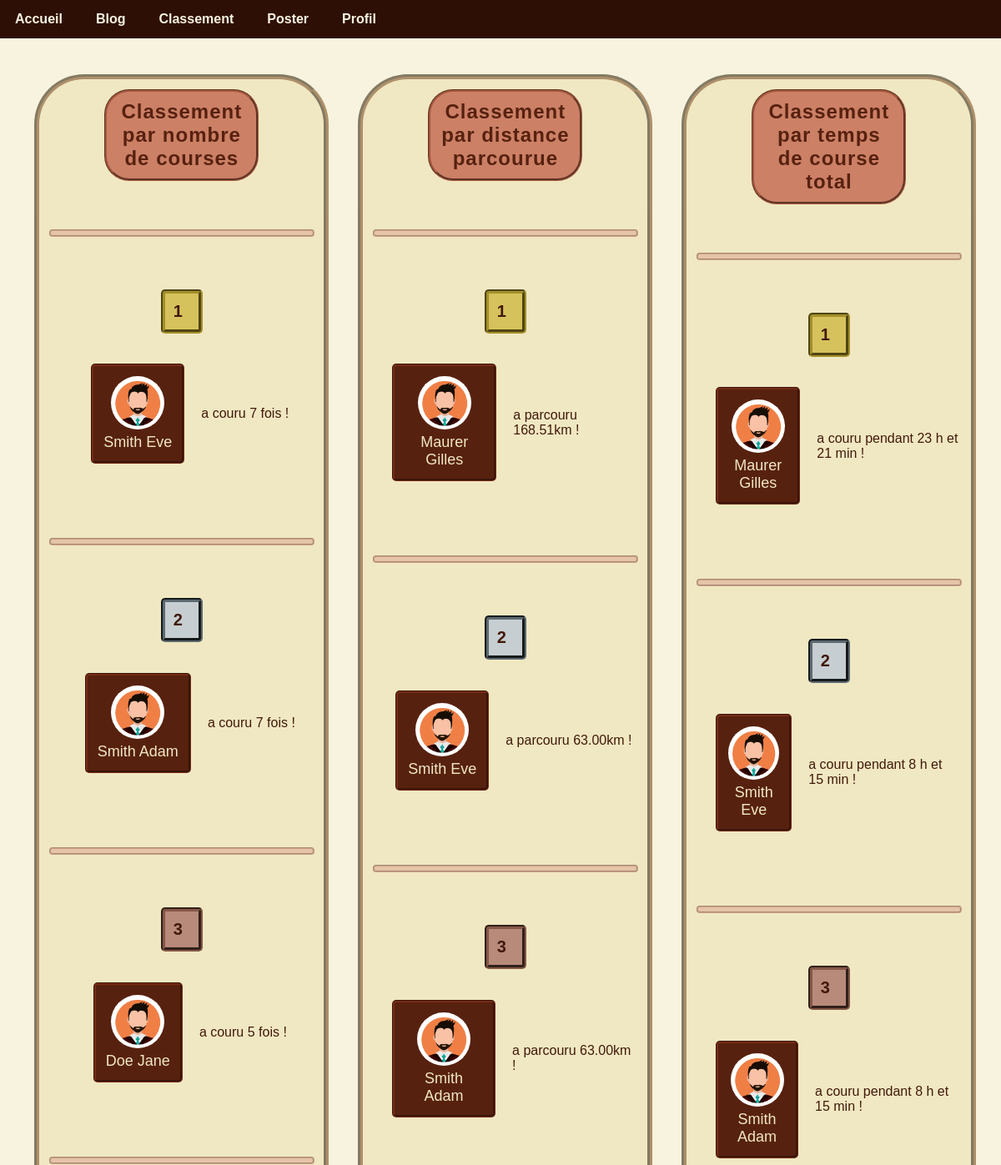
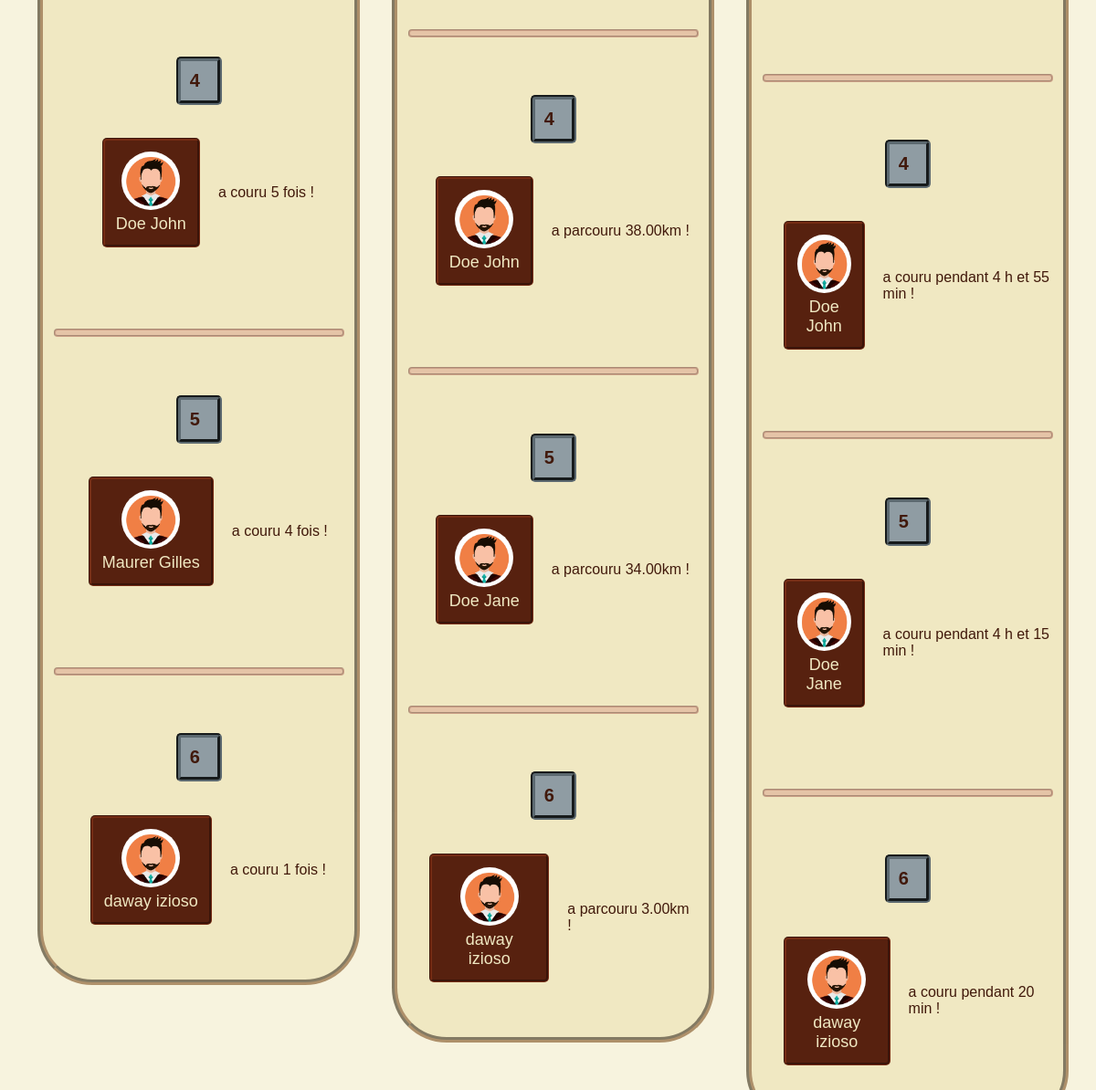
Before: /classement.php (signed in) with the older database file (2 pictures, top to bottom).
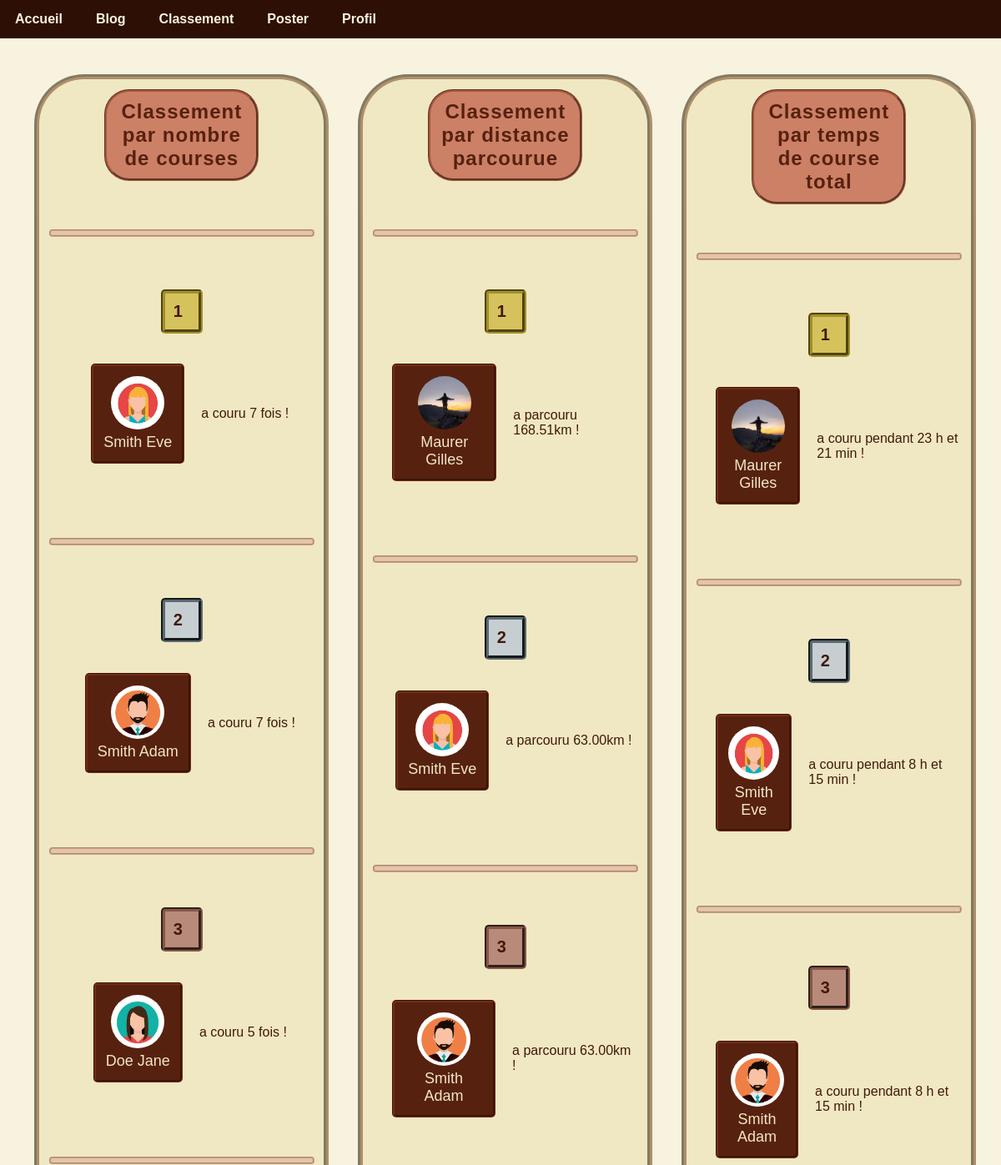
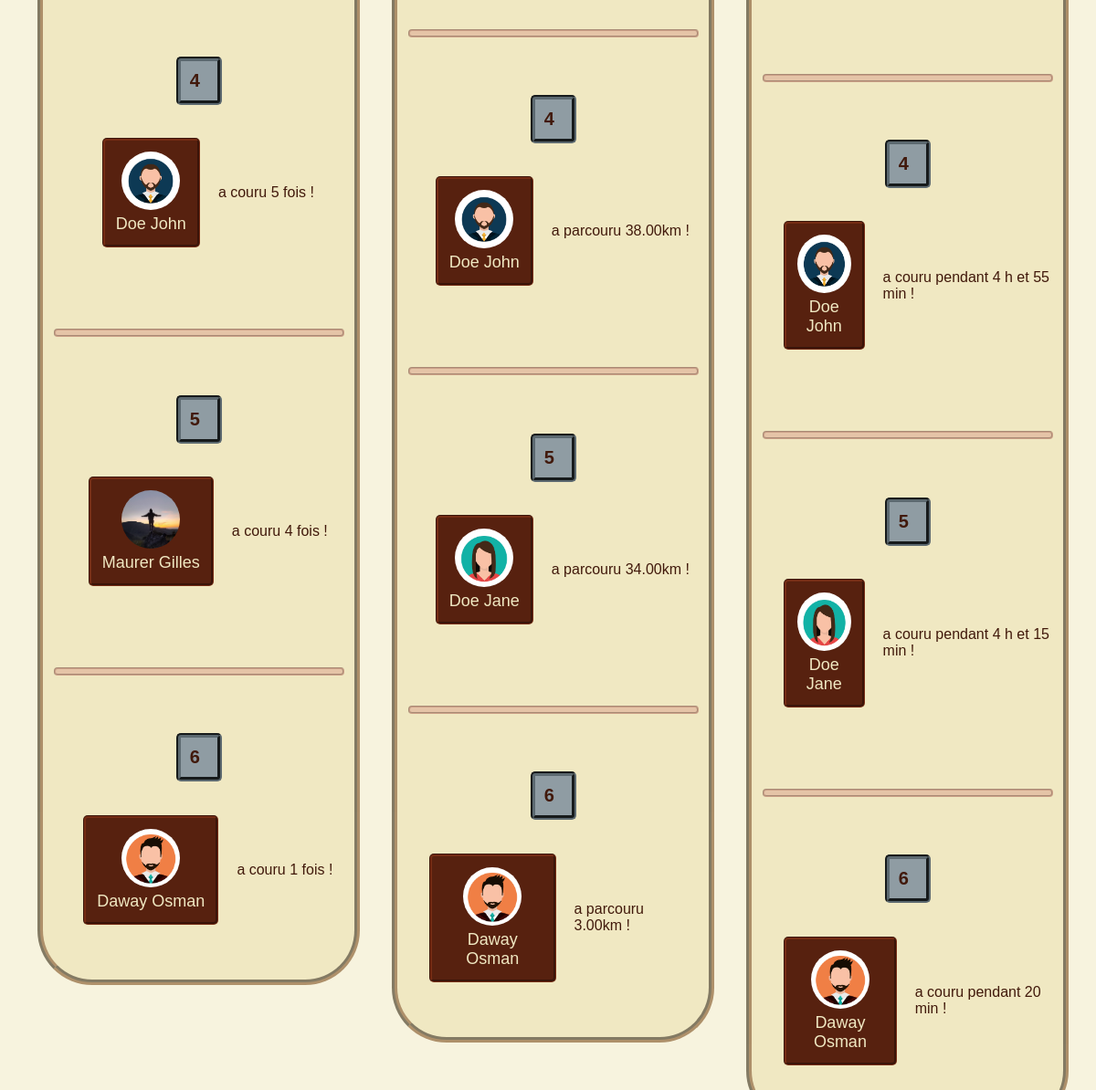
After: the same page with the newer database file (2 pictures, top to bottom).
### tables this page shows
CREATE TABLE IF NOT EXISTS `utilisateur` (
`ID_utilisateur` int(11) NOT NULL,
  `nom` varchar(50) NOT NULL,
  `prenom` varchar(50) NOT NULL,
  `email` varchar(50) NOT NULL,
  `mot_de_passe` varchar(50) NOT NULL,
  `date_naissance` date NOT NULL,
  `date_inscription` date NOT NULL,
  `avatar` varchar(255) DEFAULT NULL
);

### SousPages/SqlFunctions/sqlfunction_classement.php (called while the page is built)
<?php
function classement_nb_courses($connexion) {
    $sql = "SELECT
                utilisateur.nom as nom,
                utilisateur.prenom as prenom,
                utilisateur.avatar as avatar,
                utilisateur.id_utilisateur as id_utilisateur,
                COUNT(post.id_post) as nb_courses
            FROM
                utilisateur
            INNER JOIN
                post
            ON
                utilisateur.id_utilisateur = post.id_utilisateur
            GROUP BY
                utilisateur.id_utilisateur
            ORDER BY
                nb_courses DESC
            LIMIT 10
            ;";
    $result = $connexion->query($sql);
    return $result;
}
function classement_distance($connexion) {
    $sql = "SELECT
                utilisateur.nom as nom,
                utilisateur.prenom as prenom,
                utilisateur.avatar as avatar,
                utilisateur.id_utilisateur as id_utilisateur,
                ROUND(SUM(post.distance) / 1000, 2) as distance
            FROM
                utilisateur
            INNER JOIN
                post
            ON
                utilisateur.id_utilisateur = post.id_utilisateur
            GROUP BY
                utilisateur.id_utilisateur
            ORDER BY
                distance DESC
            LIMIT 10
            ;";
    $result = $connexion->query($sql);
    return $result;
}
function classement_temps($connexion) {
    $sql = "SELECT
                utilisateur.nom as nom,
                utilisateur.prenom as prenom,
                utilisateur.avatar as avatar,
                utilisateur.id_utilisateur as id_utilisateur,
                SUM(SECOND(post.temps) + MINUTE(post.temps) * 60 + HOUR(post.temps) * 3600) as temps
            FROM
                utilisateur
            INNER JOIN
                post
            ON
                utilisateur.id_utilisateur = post.id_utilisateur
            GROUP BY
                utilisateur.id_utilisateur
            ORDER BY
                temps DESC
            LIMIT 10
            ;";
    $result = $connexion->query($sql);
    return $result;
}
?>

### SousPages/calcul_image_size.php (called while the page is built)
<?php
if ($width > $height) {
    $height = $height * $max / $width;
    $width = $max;
} else {
    $width = $width * $max / $height;
    $height = $max;
}
?>

### SousPages/bouton_profil.php (the view)
<?php
$max = 64;
list($width, $height, $type, $attr) = getimagesize($row["avatar"]);
include("calcul_image_size.php");
echo "
    <form action='blog.php'>
        <input type='hidden' name='blog' value='".$row['id_utilisateur']."'>
        <button type='submit'>
            <div style='align-items:center'>
                <img src='".$row["avatar"]."' height='".$height."' width='".$width."' class='avatar'>
                <br>
                ".$row['nom']." ".$row['prenom']."
            </div>
        </button>
    </form>
";
?>

### classement.php (shortened to what this page needs)
<!DOCTYPE html>
<html lang="fr">
<head>
<?php include("SousPages/header.php");?>
</head>
<body>
<?php include("SousPages/navbar.php");?>
<div class="row">
    <?php
    $connexion = connect_db();
    echo "<div class='column-third'>";
    echo "<h2>Classement par nombre de courses</h2><br>";
    $result = classement_nb_courses($connexion);
    $i = 0;
    while(($row = $result->fetch()) && ($i <= 10)) {
        $i = $i + 1;
        echo "<hr><div class='box-invisible'>";
        if($i==1){
            echo "<p class='firstplace'>".$i."</p>";
        } elseif ($i==2) {
            echo "<p class='secondplace'>".$i."</p>";
        } elseif ($i==3) {
            echo "<p class='thirdplace'>".$i."</p>";
        } else {
            echo "<p class='otherplaces'>".$i."</p>";
        }
        echo "
        </div>
        <div class='box-invisible'>
            <div class='boxtext'>";
                include("SousPages/bouton_profil.php");
        echo "
            </div>
            <div class='boxtext'>
                <p>a couru ".$row['nb_courses']." fois !</p>
            </div>
        </div><br><br>";
    }
    echo "</div><div class='column-third'>";
    echo "<h2>Classement par distance parcourue</h2><br>";
    $result = classement_distance($connexion);
    $i = 0;
    while(($row = $result->fetch()) && ($i <= 10)) {
        $i = $i + 1;
        echo "<hr><div class='box-invisible'>";
        if($i==1){
            echo "<p class='firstplace'>".$i."</p>";
        } elseif ($i==2) {
            echo "<p class='secondplace'>".$i."</p>";
        } elseif ($i==3) {
            echo "<p class='thirdplace'>".$i."</p>";
        } else {
            echo "<p class='otherplaces'>".$i."</p>";
        }
        echo "
        </div>
        <div class='box-invisible'>
            <div class='boxtext'>";
                include("SousPages/bouton_profil.php");
            echo "</div>
            <div class='boxtext'>
                <p>a parcouru ".$row['distance']."km !</p>
            </div>
        </div><br><br>";
    }
    echo "</div><div class='column-third'>";
    echo "<h2>Classement par temps de course total</h2><br>";
    $result = classement_temps($connexion);
    $i = 0;
    while(($row = $result->fetch()) && ($i <= 10)) {
        $i = $i + 1;
        echo "<hr><div class='box-invisible'>";
        $temps_heure = floor($row['temps']/3600);
        $temps_minute = floor(($row['temps'] - $temps_heure*3600)/60);
        if($i==1){
            echo "<p class='firstplace'>".$i."</p>";
        } elseif ($i==2) {
            echo "<p class='secondplace'>".$i."</p>";
        } elseif ($i==3) {
            echo "<p class='thirdplace'>".$i."</p>";
        } else {
            echo "<p class='otherplaces'>".$i."</p>";
        }
        echo "
        </div>
        <div class='box-invisible'>
            <div class='boxtext'>";
                include("SousPages/bouton_profil.php");
            echo "</div>
            <div class='boxtext'>";
                if ($temps_heure == 0) {
                    echo "<p>a couru pendant ".$temps_minute." min !</p>";
                } else {
                    echo "<p>a couru pendant ".$temps_heure." h et ".$temps_minute." min !</p>";
                }
            echo "</div>
        </div><br><br>";
    }
?>
</div></div>
</body>
</html>

### SousPages/header.php (shortened to what this page needs)
<link rel="stylesheet" href="./Styles/style.css">

### SousPages/navbar.php
<?php
if (!isset($_COOKIE['id_utilisateur']) || $_COOKIE['id_utilisateur'] == "") {
    ?>
        <div class="navbar">
            <a href="./index.php">Accueil</a>
            <a href="./blog.php">Blog</a>
            <a href="./classement.php">Classement</a>
            <a href="./signin.php">Sign In</a>
            <a href="./login.php">Log In</a>
        </div>
        <br><br><br>
    <?php
} else {
    ?>
        <div class="navbar">
            <a href="./index.php">Accueil</a>
            <a href="./blog.php">Blog</a>
            <a href="./classement.php">Classement</a>
            <a href="./post.php">Poster</a>
            <a href="./stats.php">Profil</a>
        </div>
        <br><br><br>
    <?php
}
?>

### Styles/style.css (style rules this page uses)
:root { --font: verdana, sans-serif; --white: hsl(50, 60%, 92%); --red-white: hsl(15, 30%, 92%); --light-yellow: hsl(50, 60%, 85%) }
body { margin-top: 0; margin-bottom:0; padding: 10px 10px; background-color: var(--white); }
h1, h2 { font-family: var(--font); color:hsl(15, 70%, 20%); text-align: center; letter-spacing: 1px; }
h2 { margin: auto; padding: 10px; width: 50%; background-color: hsl(15, 50%, 60%); border-radius: 30px; border-style: groove; border-color: hsla(15, 50%, 40%, 80%); }
hr { height: 5px; margin-top: 40px; margin-bottom: 40px; color: hsl(15, 50%, 50%); background-color: hsla(15, 50%, 70%, 50%); border-width: 2px; border-color: hsla(15, 30%, 50%, 40%); border-radius: 4px; border-style: groove; }
p { font-family: var(--font); color: hsl(15, 70%, 15%); }
.box-invisible { display: flex; align-items: center; justify-content: center; padding: 1%; }
.boxtext { padding-left: 20px; font-size: 16px; }
img { max-width: 100%; }
.row { display: flex; }
.column-third { flex: 28%; padding: 1%; margin: 25px 1% auto 2%; width: 85%; background-color: var(--light-yellow); border-width: 6px 6px; border-style: groove; border-color: hsla(25, 70%, 25%, 50%); border-radius: 60px; }
a:link { margin: auto 4px auto 4px; font-weight:bold; color:hsl(15, 50%, 45%);; text-decoration:none; }
button { font-family: var(--font); font-size: 18px; margin: 10px auto 10px auto; padding: 12px; background-color: hsl(15, 70%, 20%); color: var(--light-yellow); display: inline-block; border-radius: 5px; border-color: hsla(15, 70%, 30%, 70%); border-style: groove; border-width: 3px; align-items: center; }
.navbar { font-family: century gothic, sans-serif; position: fixed; z-index: 2; top: 0; width: 130%; margin-left: -20px; margin-right: -20px; margin-bottom: 20px; background-color: hsl(15, 80%, 10%); overflow: hidden; }
.navbar a { text-align: center; text-decoration: none; float: left; display: block; padding: 14px 16px; color: var(--white) }
.firstplace { font-size: 20px; font-weight: bold; padding: 10px; width: 1em; background-color: hsl(50, 60%, 60%); border-color: hsl(50, 60%, 40%); border-style: groove; border-width: 5px; border-radius: 5px; }
.secondplace { font-size: 20px; font-weight: bold; padding: 10px; width: 1em; background-color: hsl(200, 10%, 80%); border-color: hsl(200, 10%, 40%); border-style: groove; border-width: 5px; border-radius: 5px; }
.thirdplace { font-size: 20px; font-weight: bold; padding: 10px; width: 1em; background-color: hsl(15, 30%, 60%); border-color: hsl(15, 30%, 40%); border-style: groove; border-width: 5px; border-radius: 5px; }
.otherplaces { font-size: 20px; font-weight: bold; padding: 10px; width: 1em; background-color: hsl(200, 10%, 60%); border-color: hsl(200, 10%, 40%); border-style: groove; border-width: 5px; border-radius: 5px; }
.avatar { border-radius: 50%; }

Changed rows visible on the page:
changed utilisateur "Eve": avatar: picture added in place of a placeholder
changed utilisateur "Jane": avatar: picture added in place of a placeholder
changed utilisateur "John": avatar: picture added in place of a placeholder
changed utilisateur "Maurer": avatar: picture added in place of a placeholder
changed utilisateur: nom "daway" → "Daway"; prenom "izioso" → "Osman"
